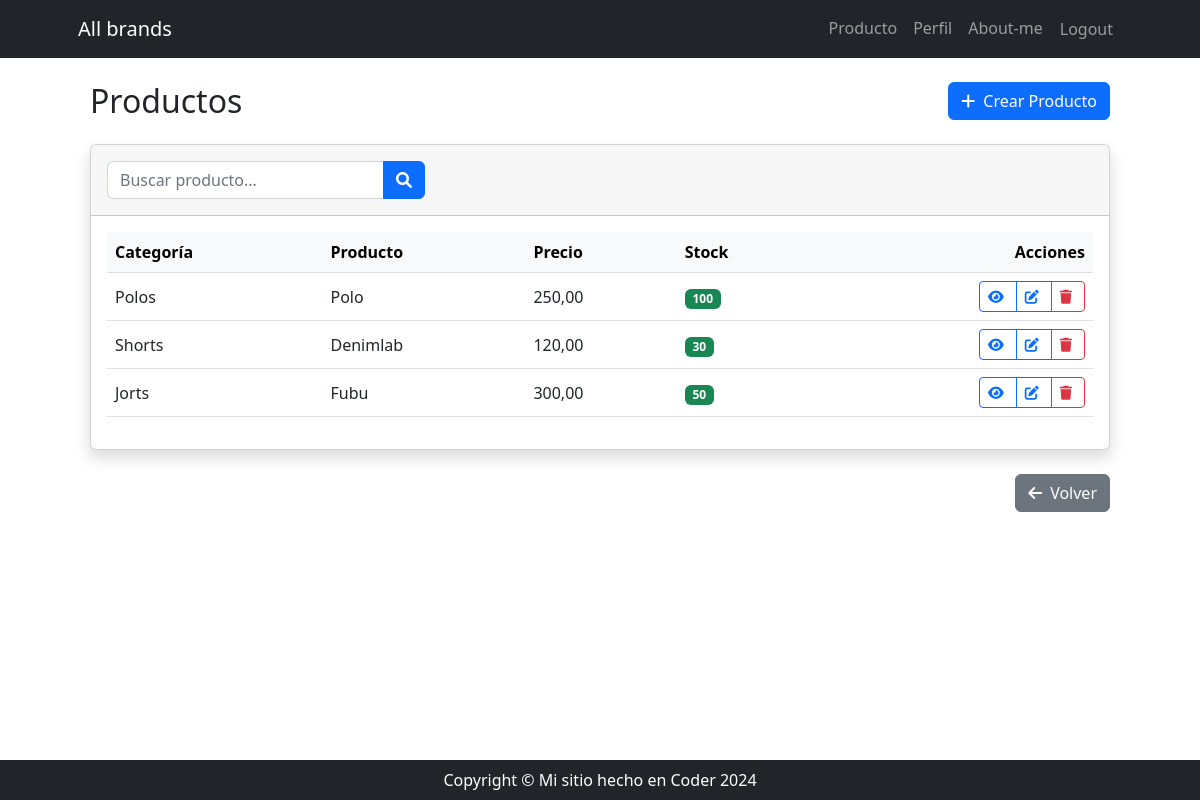
Page /producto/producto/list/ (signed in) on the earlier database version.
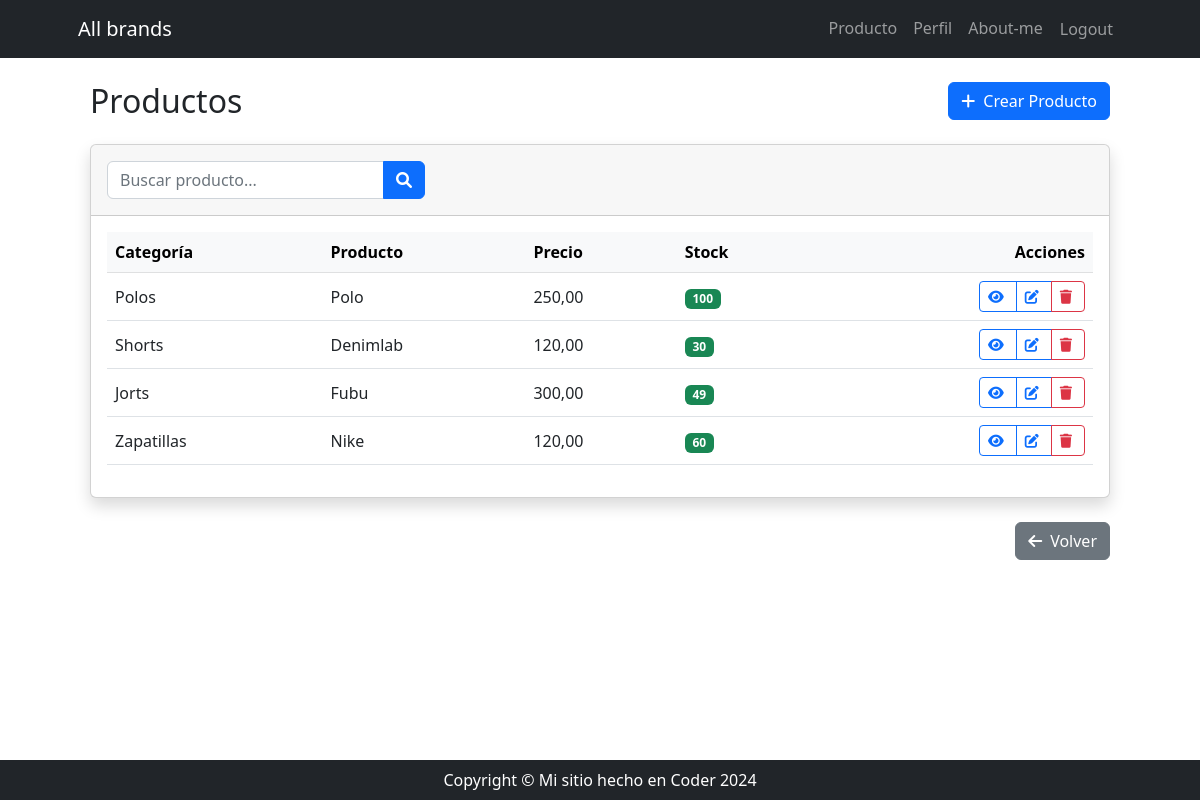
Same page on the later database version.
### producto/models.py (models this page shows, shortened)
class Producto(models.Model):
    categoria = models.ForeignKey(
        Categoria,
        on_delete=models.SET_NULL,
        null=True,
        blank=True,
        verbose_name='categoría',
    )
    nombre = models.CharField(max_length=100, db_index=True)
    descripcion = models.TextField(blank=True, null=True, verbose_name='descripción')
    precio = models.DecimalField(max_digits=10, decimal_places=2)
    stock = models.PositiveIntegerField()
    class Meta:
        unique_together = ('categoria', 'nombre')
        verbose_name = 'Producto'
        verbose_name_plural = 'Productos'

class Categoria(models.Model):
    nombre = models.CharField(max_length=255, unique=True)
    descripcion = models.TextField(blank=True, null=True, verbose_name='descripción')
    def __str__(self):
        return self.nombre
    class Meta:
        verbose_name = 'Categoría de Productos'
        verbose_name_plural = 'Categorías de Productos'

### producto/views_models/producto.py (the view)
# urls.py: path('producto/list/', producto.ProductoListView.as_view(), name='producto_list'),
class ProductoListView(ListView):
    model = Producto
    def get_queryset(self):
        busqueda = self.request.GET.get('busqueda')
        if busqueda:
            return Producto.objects.filter(nombre__icontains=busqueda)
        return Producto.objects.all()

### producto/templates/producto/producto_list.html (shortened to what this page needs)
{% extends 'core/base.html' %}
{% block content %}
    <div class="container-fluid py-4">
        <div class="d-sm-flex align-items-center justify-content-between mb-4">
            <h1 class="h2 mb-0 text-gray-800">Productos</h1>
            <a href="{% url 'producto:producto_create' %}" class="btn btn-primary">
                <i class="fas fa-plus me-2"></i>Crear Producto
            </a>
        </div>
        <div class="card shadow mb-4">
            <div class="card-header py-3">
                <form class="row g-3 align-items-center" method="get">
                    <div class="col-12 col-md-6 col-lg-4">
                        <div class="input-group">
                            <input type="text" name="busqueda" class="form-control" placeholder="Buscar producto..."
                                   value="{{ request.GET.busqueda }}">
                            <button type="submit" class="btn btn-primary">
                                <i class="fas fa-search"></i>
                            </button>
                        </div>
                    </div>
                </form>
            </div>
            <div class="card-body">
                <div class="table-responsive">
                    <table class="table table-hover align-middle">
                        <thead class="table-light">
                            <tr>
                                <th>Categoría</th>
                                <th>Producto</th>
                                <th>Precio</th>
                                <th>Stock</th>
                                <th class="text-end">Acciones</th>
                            </tr>
                        </thead>
                        <tbody>
                            {% for producto in object_list %}
                                <tr>
                                    <td>{{ producto.categoria }}</td>
                                    <td>{{ producto.nombre }}</td>
                                    <td>{{ producto.precio }}</td>
                                    <td>
                                        <span class="badge {% if producto.stock > 10 %}bg-success{% elif producto.stock > 0 %}bg-warning{% else %}bg-danger{% endif %}">
                                            {{ producto.stock }}
                                        </span>
                                    </td>
                                    <td class="text-end">
                                        <div class="btn-group" role="group">
                                            <a href="{% url 'producto:producto_detail' producto.id %}"
                                               class="btn btn-outline-primary btn-sm">
                                                <i class="fas fa-eye"></i>
                                            </a>
                                            <a href="{% url 'producto:producto_update' producto.id %}"
                                               class="btn btn-outline-primary btn-sm">
                                                <i class="fas fa-edit"></i>
                                            </a>
                                            <a href="{% url 'producto:producto_delete' producto.id %}"
                                               class="btn btn-outline-danger btn-sm">
                                                <i class="fas fa-trash"></i>
                                            </a>
                                        </div>
                                    </td>
                                </tr>
                            {% endfor %}
                        </tbody>
                    </table>
                </div>
            </div>
        </div>
        <div class="text-end mt-3">
            <a href="{% url 'producto:index' %}" class="btn btn-secondary">
                <i class="fas fa-arrow-left me-2"></i>Volver
            </a>
        </div>
    </div>
{% endblock content %}

Differences in the rows shown:
changed Producto "Fubu": stock "50" → "49"
added Producto: categoria "Zapatillas", nombre "Nike", precio "120,00", stock "60"
